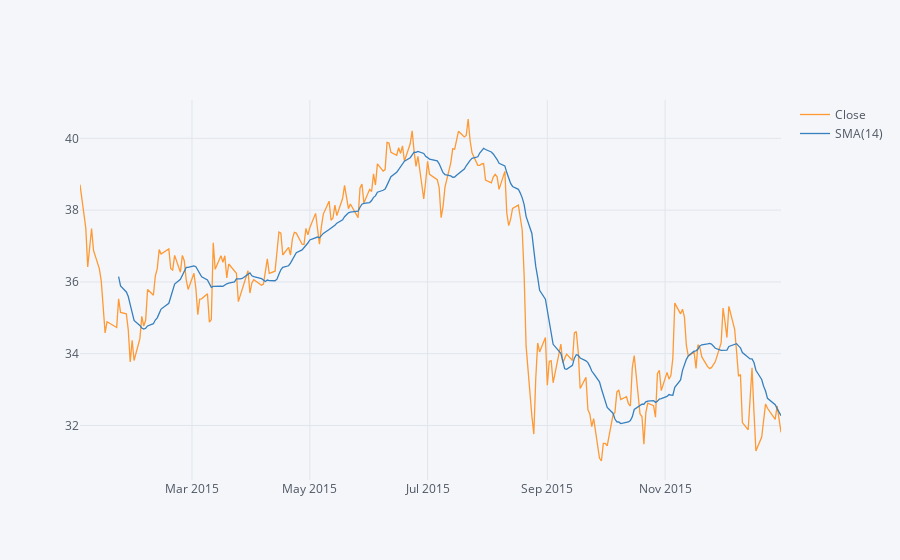

Notebook code cell kept with this figure:
### Markdown cell above
** Use .ta_plot(study='sma') to create a Simple Moving Averages plot of Morgan Stanley for the year 2015.**

### Code cell
MS['Close'].loc['2015-01-01':'2016-01-01'].ta_plot(study='sma')

### Figure 1 — Plotly figure (JSON) as saved in the notebook; plotly's stock layout.template omitted (floating-point values rounded to 4 significant figures; data arrays with more than 128 entries replaced by an {"elided": "..."} marker saying what was removed)
{"data": [{"name": "Close", "text": "", "mode": "lines", "y": {"elided": "252 float values"}, "x": {"elided": "252 str values"}, "line": {"color": "rgba(255, 153, 51, 1.0)", "dash": "solid", "shape": "linear", "width": 1.3}, "type": "scatter"}, {"name": "SMA(14)", "text": "", "mode": "lines", "y": {"elided": "252 mixed values"}, "x": {"elided": "252 str values"}, "line": {"color": "rgba(55, 128, 191, 1.0)", "dash": "solid", "shape": "linear", "width": 1.3}, "type": "scatter"}], "layout": {"title": {"font": {"color": "#4D5663"}}, "paper_bgcolor": "#F5F6F9", "plot_bgcolor": "#F5F6F9", "yaxis": {"tickfont": {"color": "#4D5663"}, "zerolinecolor": "#E1E5ED", "title": {"text": "", "font": {"color": "#4D5663"}}, "gridcolor": "#E1E5ED", "showgrid": true}, "xaxis": {"tickfont": {"color": "#4D5663"}, "zerolinecolor": "#E1E5ED", "title": {"text": "", "font": {"color": "#4D5663"}}, "gridcolor": "#E1E5ED", "showgrid": true}, "legend": {"bgcolor": "#F5F6F9", "font": {"color": "#4D5663"}}}}
